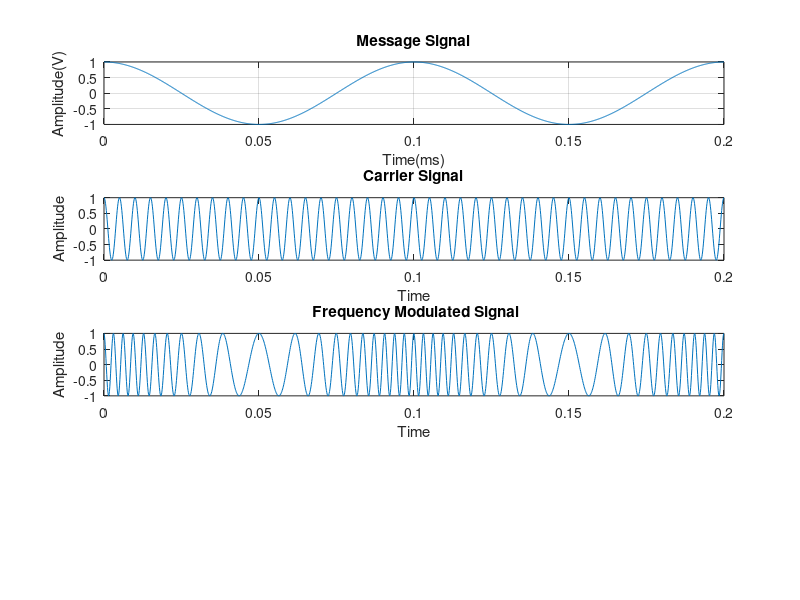

This chart was generated by the following MATLAB code: (Note: this script raises an error after producing the figure.)
clc
clear 
close all

fs=8000;
fm=10;
fc=200;

t=(0:0.2*fs)/fs;
Am=1;
Ac=1;
kf=2;

m=Am*cos(2*pi*fm*t);
subplot(4,1,1);
plot(t,m);
grid on
title('Message Signal');
xlabel('Time(ms)');
ylabel('Amplitude(V)');

c=Ac*cos(2*pi*fc*t);
subplot(4,1,2);
plot(t,c);
title('Carrier Signal');
xlabel('Time');
ylabel('Amplitude');

n=cumsum(m)/max(cumsum(m));
s_fm=Ac*cos((2*pi*fc*t)+2*pi*kf*n);
subplot(4,1,3);
plot(t,s_fm);
title(' Frequency Modulated Signal');
xlabel('Time');
ylabel('Amplitude');

demod=fmdemod(s_fm,fc,fs,max(cumsum(m)));
subplot(4,1,4);
plot(t,demod);
title('Demodulated Signal');
xlabel('Time');
ylabel('Amplitude');
ylim([-1 1])
